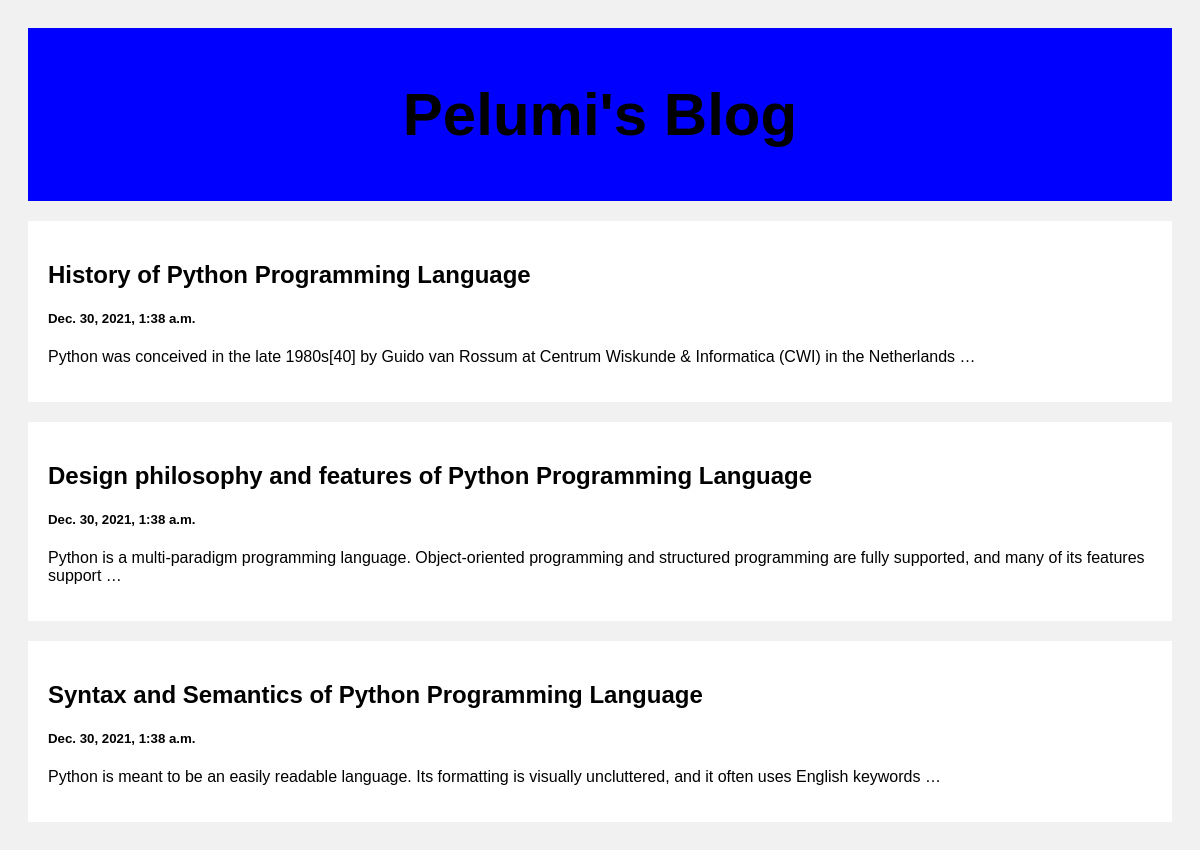
The page / on the database its author committed.
### posts/models.py (models this page shows)
class Post(models.Model):
    title = models.CharField(max_length=100)
    body = models.CharField(max_length=1000000)
    created_at = models.DateTimeField(default=datetime.now(), blank=True)

### posts/views.py (the view)
def index(request):
    posts = Post.objects.all()
    return render(request, 'index.html', {'posts': posts})

### templates/index.html (shortened to what this page needs)
<!DOCTYPE html>
<html>
<head>
</head>
<body>
<div class="header">
  <h2>Pelumi's Blog</h2>
</div>
<div class="row">
  <div class="leftcolumn">
    {% for post in posts %}
    <div class="card">
      <a style="text-decoration: none; color: black;" href="/post/{{post.id}}">
        <h2>{{post.title}}</h2>
        <h5>{{post.created_at}}</h5>
        <p>{{post.body|truncatewords:20}}</p>
      </a>
    </div>
    {% endfor %}
  </div>
</div>
</body>
</html>

### templates/index.html (style rules this page uses)
* { box-sizing: border-box; }
body { font-family: Arial; padding: 20px; background: #f1f1f1; }
.header { padding: 2px; font-size: 40px; text-align: center; background: blue; }
.leftcolumn { float: left; width: 100%; }
.card { background-color: white; padding: 20px; margin-top: 20px; }
.row:after { content: ""; display: table; clear: both; }

### rows shown on the page
Post: title "History of Python Programming Language", created_at "Dec. 30, 2021, 1:38 a.m.", body "Python was conceived in the late 1980s[40] by Guido van Rossum at Centrum Wiskunde & Informatica (CWI) in the Netherlands …"
Post: title "Design philosophy and features of Python Programming Language", created_at "Dec. 30, 2021, 1:38 a.m.", body "Python is a multi-paradigm programming language. Object-oriented programming and structured programming are fully supported, and many of its features support …"
Post: title "Syntax and Semantics of Python Programming Language", created_at "Dec. 30, 2021, 1:38 a.m.", body "Python is meant to be an easily readable language. Its formatting is visually uncluttered, and it often uses English keywords …"
